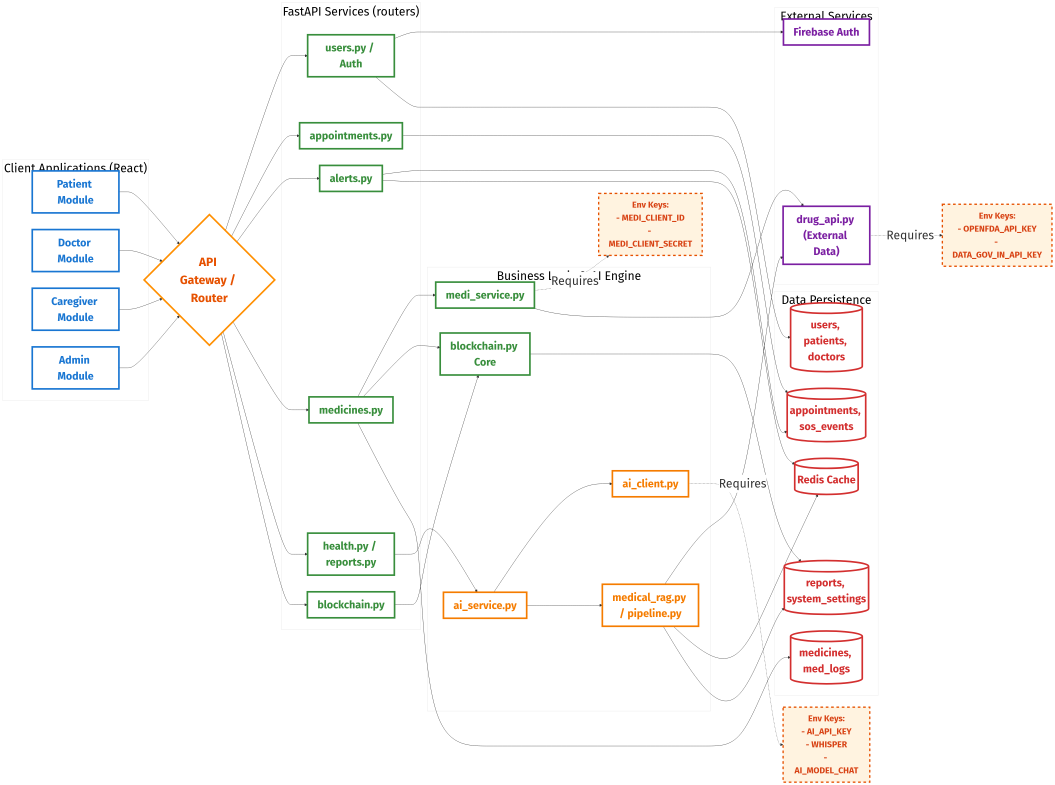
#> input picture medassist_architecture.png, 3164 x 2354 px (shown at 1/3 size)
$ python convert_to_a4.py
#> lines starting #> are read from the running program, lines starting #| are printed output that depends on the picture
from PIL import Image

# Open the architecture PNG with transparency (RGBA)
img = Image.open('medassist_architecture.png').convert('RGBA')
#> img is the input picture: PIL image 3164x2354 RGBA; mean R, G, B, A 105, 103.7, 102.7, 108.4

# Define A3 Landscape dimensions at 300 DPI
A4_W, A4_H = 4960, 3508

# Resize image to fit nicely within the A4 page leaving a small margin (scales UP or DOWN)
ratio = min((A4_W - 100) / img.width, (A4_H - 100) / img.height)
#> ratio = 1.45
new_size = (int(img.width * ratio), int(img.height * ratio))
#> new_size = (4580, 3408)
img = img.resize(new_size, Image.Resampling.LANCZOS)
#> img: PIL image 4580x3408 RGBA

# Create a blank white A4 canvas (RGBA)
canvas = Image.new('RGBA', (A4_W, A4_H), 'white')
#> canvas: PIL image 4960x3508 RGBA; every value is 255

# Paste the resized image into the center of the A4 canvas using img as mask
offset_x = (A4_W - img.width) // 2
#> offset_x = 190
offset_y = (A4_H - img.height) // 2
#> offset_y = 50
canvas.paste(img, (offset_x, offset_y), img)
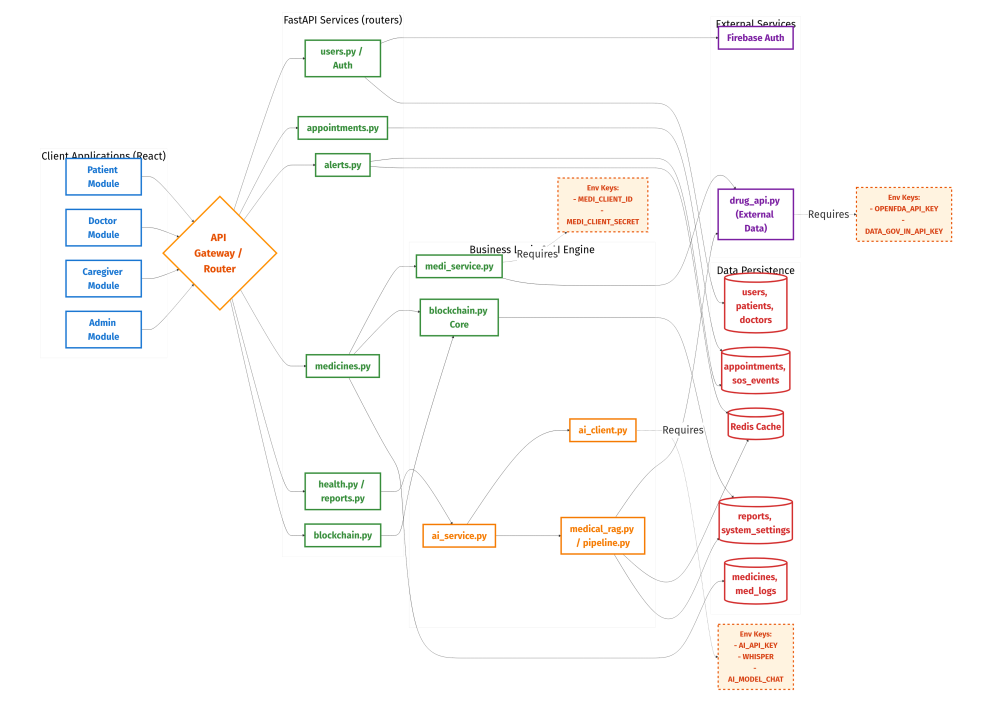
#> canvas: PIL image 4960x3508 RGBA (shown at 1/5 size); mean R, G, B, A 251.5, 250.3, 249.5, 254.6; transparent parts drawn white

# Convert back to RGB for saving as PDF
canvas = canvas.convert('RGB')
#> canvas: PIL image 4960x3508 RGB

# Save the canvas as a 1-page PDF
canvas.save('medassist_architecture_A4.pdf', resolution=300.0)
print("Successfully generated medassist_architecture_A4.pdf")
